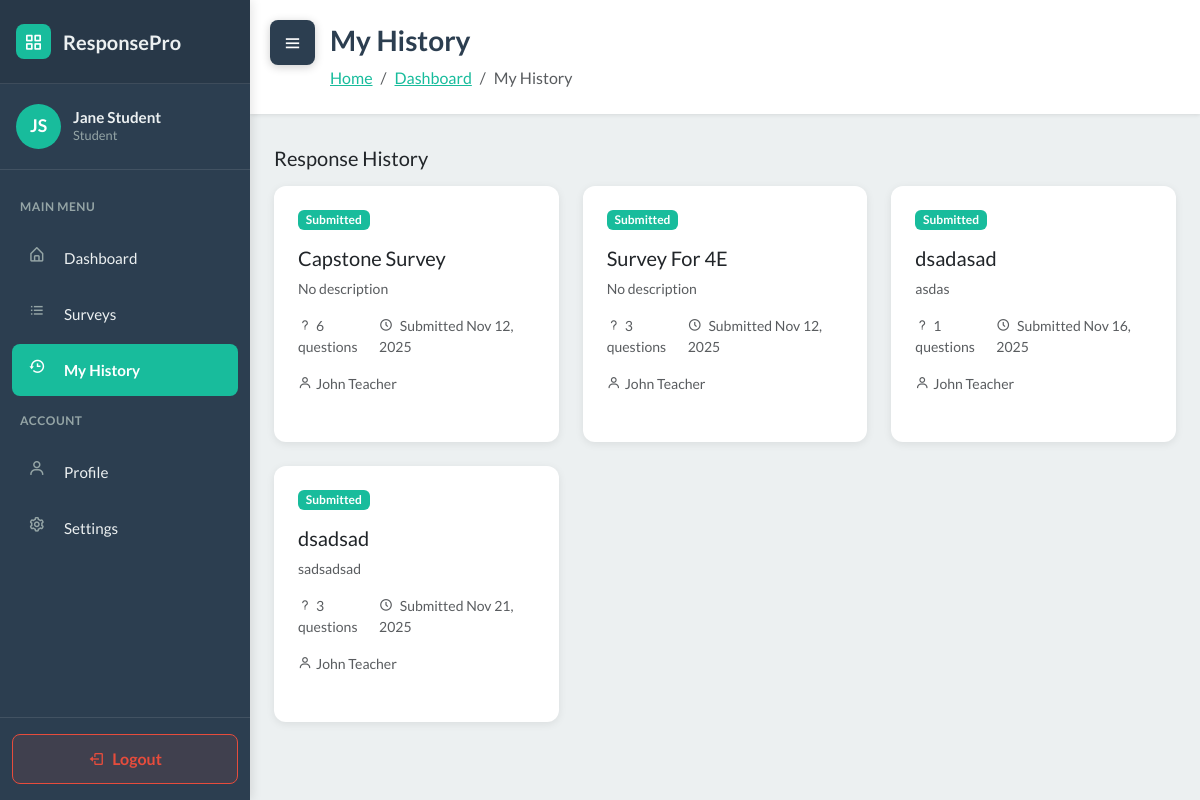
/student/surveys/history/ (signed in), run on the app's committed database.
### WebSurvey/models.py (models this page shows, shortened)
class User(AbstractUser):
    ROLE_CHOICES = [
        ('student', 'Student'),
        ('teacher', 'Teacher'),
    ]
    role = models.CharField('role', max_length=20, choices=ROLE_CHOICES, default='student')
    section = models.ForeignKey(Section, null=True, blank=True, on_delete=models.SET_NULL, related_name='students')

class StudentResponse(models.Model):
    survey = models.ForeignKey(Survey, on_delete=models.CASCADE, related_name='responses')
    student = models.ForeignKey(User, on_delete=models.CASCADE, related_name='survey_responses')
    started_at = models.DateTimeField(auto_now_add=True)
    submitted_at = models.DateTimeField(null=True, blank=True)
    score = models.FloatField(null=True, blank=True)
    is_submitted = models.BooleanField(default=False)
    class Meta:
        unique_together = ['survey', 'student']

class Survey(models.Model):
    STATUS_CHOICES = [
        ('draft', 'Draft'),
        ('published', 'Published'),
        ('closed', 'Closed'),
    ]
    title = models.CharField(max_length=255)
    description = models.TextField(blank=True)
    teacher = models.ForeignKey(User, on_delete=models.CASCADE, related_name='surveys')
    sections = models.ManyToManyField(Section, blank=True, related_name='surveys')
    status = models.CharField(max_length=20, choices=STATUS_CHOICES, default='draft')
    total_points = models.IntegerField(default=0)
    time_limit = models.IntegerField(null=True, blank=True, help_text="Time limit in minutes")
    due_date = models.DateTimeField(null=True, blank=True)
    created_at = models.DateTimeField(auto_now_add=True)
    updated_at = models.DateTimeField(auto_now=True)
    class Meta:
        ordering = ['-created_at']

### WebSurvey/views.py (the view)
# urls.py: path('student/surveys/history/', views.student_history, name='student_history'),
@login_required
def student_history(request):
    if request.user.role != 'student':
        messages.error(request, 'Only students can access this page.')
        return redirect('dashboard')
    context = {'user': request.user}
    context.update(_get_student_survey_data(request.user))
    return render(request, 'student_history.html', context)

### WebSurvey/services.py (called while the page is built)
def auto_close_due_surveys():
    now = timezone.now()
    overdue_ids = []
    for survey in Survey.objects.filter(status='published', due_date__isnull=False):
        due = survey.due_date
        if due is None:
            continue
        if timezone.is_naive(due):
            due = timezone.make_aware(due, timezone.get_current_timezone())
        if due <= now:
            overdue_ids.append(survey.id)
    if overdue_ids:
        Survey.objects.filter(id__in=overdue_ids).update(status='closed')
    return now

### WebSurvey/templates/student_history.html (shortened to what this page needs)
<!DOCTYPE html>
{% load static %}
<html data-bs-theme="light" lang="en">
<head>
    <link rel="stylesheet" href="https://cdn.jsdelivr.net/npm/bootswatch@5.3.6/dist/flatly/bootstrap.min.css">
    <link rel="stylesheet" href="https://cdn.jsdelivr.net/npm/boxicons@latest/css/boxicons.min.css">
    <link rel="stylesheet" href="https://cdnjs.cloudflare.com/ajax/libs/font-awesome/4.7.0/css/font-awesome.min.css">
    <link rel="stylesheet" href="{% static 'css/dashboard-sidebar.css' %}">
    <link rel="stylesheet" href="{% static 'css/bss-overrides.css' %}">
</head>
<body>
    <button class="sidebar-toggle shifted" id="sidebarToggle">
        <i class="bx bx-menu"></i>
    </button>
    <aside class="dashboard-sidebar" id="sidebar">
        <div class="sidebar-header">
            <a href="{% url 'dashboard' %}" class="sidebar-brand">
                <div class="brand-icon">
                    <i class="bx bx-grid-alt" style="color: white;"></i>
                </div>
                <span>ResponsePro</span>
            </a>
        </div>
        <div class="sidebar-user">
            <div class="user-avatar">
                {{ user.first_name.0|upper }}{{ user.last_name.0|upper }}
            </div>
            <div class="user-info">
                <h6>{{ user.first_name }} {{ user.last_name }}</h6>
                <p>{{ user.get_role_display }}</p>
            </div>
        </div>
        <nav class="sidebar-nav">
            <div class="nav-section-title">Main Menu</div>
            <div class="sidebar-nav-item">
                <a href="{% url 'dashboard' %}" class="sidebar-nav-link">
                    <i class="bx bx-home-alt"></i>
                    <span>Dashboard</span>
                </a>
            </div>
            <div class="sidebar-nav-item">
                <a href="{% url 'student_available_surveys' %}" class="sidebar-nav-link">
                    <i class="bx bx-list-ul"></i>
                    <span>Surveys</span>
                </a>
            </div>
            <div class="sidebar-nav-item">
                <a href="{% url 'student_history' %}" class="sidebar-nav-link active">
                    <i class="bx bx-history"></i>
                    <span>My History</span>
                </a>
            </div>
            <div class="nav-section-title">Account</div>
            <div class="sidebar-nav-item">
                <a href="#" class="sidebar-nav-link">
                    <i class="bx bx-user"></i>
                    <span>Profile</span>
                </a>
            </div>
            <div class="sidebar-nav-item">
                <a href="#" class="sidebar-nav-link">
                    <i class="bx bx-cog"></i>
                    <span>Settings</span>
                </a>
            </div>
        </nav>
        <div class="sidebar-logout">
            <a href="{% url 'logout' %}" class="logout-btn">
                <i class="bx bx-log-out"></i>
                <span>Logout</span>
            </a>
        </div>
    </aside>
    <main class="dashboard-content" id="mainContent">
        <div class="content-header">
            <h1>My History</h1>
            <nav aria-label="breadcrumb">
                <ol class="breadcrumb">
                    <li class="breadcrumb-item"><a href="{% url 'landing' %}">Home</a></li>
                    <li class="breadcrumb-item"><a href="{% url 'dashboard' %}">Dashboard</a></li>
                    <li class="breadcrumb-item active" aria-current="page">My History</li>
                </ol>
            </nav>
        </div>
        <div class="container-fluid px-4 pb-5">
            {% if not student_section %}
            <div class="row">
                <div class="col-12">
                    <div class="dashboard-card text-center py-5">
                        <i class="bx bx-user-x" style="font-size: 4rem; opacity: 0.3;"></i>
                        <h5 class="mt-3 mb-2">No Section Assigned</h5>
                        <p class="text-muted mb-0">Please contact your teacher so you can be added to a section and view your history.</p>
                    </div>
                </div>
            </div>
            {% else %}
            <div class="row">
                <div class="col-12">
                    <h5 class="mb-3">Response History</h5>
                </div>
            </div>
            <div class="row">
                {% for response in completed_responses %}
                <div class="col-md-6 col-lg-4 mb-4">
                    <a href="{% url 'student_view_response' response.id %}" style="text-decoration: none; color: inherit;">
                        <div class="dashboard-card h-100" style="cursor: pointer;">
                            <div class="d-flex justify-content-between align-items-start mb-3">
                                <span class="badge bg-success">Submitted</span>
                            </div>
                            <h5 class="mb-2">{{ response.survey.title }}</h5>
                            <p class="text-muted small mb-3">
                                {{ response.survey.description|truncatewords:15|default:"No description" }}
                            </p>
                            <div class="d-flex justify-content-between text-muted small mb-3">
                                <span><i class="bx bx-question-mark me-1"></i>{{ response.survey.questions.all|length }} questions</span>
                                <span>
                                    <i class="bx bx-time-five me-1"></i>
                                    Submitted {{ response.submitted_at|date:"M d, Y" }}
                                </span>
                            </div>
                            <div class="text-muted small">
                                <i class="bx bx-user me-1"></i>{{ response.survey.teacher.get_full_name|default:response.survey.teacher.username }}
                            </div>
                        </div>
                    </a>
                </div>
                {% endfor %}
            </div>
            {% endif %}
        </div>
    </main>
</body>
</html>

### WebSurvey/static/css/dashboard-sidebar.css (style rules this page uses)
:root { --sidebar-width: 250px; --sidebar-bg: #2C3E50; --sidebar-hover: #34495E; --sidebar-active: #18BC9C; --sidebar-text: #ecf0f1; --sidebar-icon: #95a5a6; --transition-speed: 0.3s; }
body { font-family: 'Lato', sans-serif; }
.dashboard-sidebar { position: fixed; left: 0; top: 0; width: var(--sidebar-width); height: 100vh; background: var(--sidebar-bg); box-shadow: 2px 0 10px rgba(0, 0, 0, 0.1); transition: transform var(--transition-speed) ease; z-index: 1000; overflow-y: auto; overflow-x: hidden; }
.sidebar-header { padding: 1.5rem 1rem; background: rgba(0, 0, 0, 0.1); border-bottom: 1px solid rgba(255, 255, 255, 0.1); }
.sidebar-brand { display: flex; align-items: center; color: var(--sidebar-text); text-decoration: none; font-size: 1.25rem; font-weight: 700; }
.sidebar-brand .brand-icon { width: 35px; height: 35px; border-radius: 8px; background: var(--sidebar-active); display: flex; align-items: center; justify-content: center; margin-right: 0.75rem; }
.sidebar-user { padding: 1.25rem 1rem; border-bottom: 1px solid rgba(255, 255, 255, 0.1); display: flex; align-items: center; }
.user-avatar { width: 45px; height: 45px; border-radius: 50%; background: var(--sidebar-active); display: flex; align-items: center; justify-content: center; color: white; font-weight: 700; margin-right: 0.75rem; font-size: 1.1rem; }
.user-info h6 { margin: 0; color: var(--sidebar-text); font-size: 0.95rem; font-weight: 700; }
.user-info p { margin: 0; color: var(--sidebar-icon); font-size: 0.8rem; text-transform: capitalize; }
.sidebar-nav { padding: 1rem 0; }
.nav-section-title { padding: 0.75rem 1.25rem; color: var(--sidebar-icon); font-size: 0.75rem; text-transform: uppercase; font-weight: 700; letter-spacing: 0.5px; }
.sidebar-nav-item { margin: 0.25rem 0.75rem; border-radius: 8px; overflow: hidden; }
.sidebar-nav-link { display: flex; align-items: center; padding: 0.875rem 1rem; color: var(--sidebar-text); text-decoration: none; transition: all 0.2s ease; font-size: 0.95rem; }
.sidebar-nav-link.active { background: var(--sidebar-active); color: white; font-weight: 600; }
.sidebar-nav-link i { width: 24px; height: 24px; margin-right: 0.75rem; color: var(--sidebar-icon); transition: color 0.2s ease; font-size: 1.1rem; }
.sidebar-nav-link:hover i, .sidebar-nav-link.active i { color: white; }
.sidebar-logout { position: absolute; bottom: 0; left: 0; right: 0; padding: 1rem 0.75rem; border-top: 1px solid rgba(255, 255, 255, 0.1); }
.logout-btn { width: 100%; padding: 0.75rem; background: rgba(231, 76, 60, 0.1); color: #e74c3c; border: 1px solid #e74c3c; border-radius: 8px; text-decoration: none; display: flex; align-items: center; justify-content: center; transition: all 0.2s ease; font-weight: 600; }
.logout-btn i { margin-right: 0.5rem; }
.dashboard-content { margin-left: var(--sidebar-width); transition: margin-left var(--transition-speed) ease; min-height: 100vh; background: #ecf0f1; }
.sidebar-toggle { position: fixed; top: 20px; left: 20px; z-index: 1001; background: var(--sidebar-bg); color: white; border: none; width: 45px; height: 45px; border-radius: 8px; cursor: pointer; display: flex; align-items: center; justify-content: center; box-shadow: 0 2px 10px rgba(0, 0, 0, 0.2); transition: all var(--transition-speed) ease; }
.sidebar-toggle.shifted { left: calc(var(--sidebar-width) + 20px); }
.sidebar-toggle i { font-size: 1.25rem; }
.content-header { background: white; padding: 1.5rem 2rem 1.5rem 5rem; box-shadow: 0 1px 4px rgba(0, 0, 0, 0.1); margin-bottom: 2rem; }
.content-header h1 { margin: 0; font-size: 1.75rem; font-weight: 700; color: #2C3E50; }
.content-header .breadcrumb { margin: 0.5rem 0 0 0; background: transparent; padding: 0; }
.dashboard-card { background: white; border-radius: 12px; padding: 1.5rem; box-shadow: 0 2px 8px rgba(0, 0, 0, 0.08); transition: box-shadow 0.2s ease; margin-bottom: 1.5rem; }

### WebSurvey/static/css/bss-overrides.css (style rules this page uses)
.me-1 { margin-right: .25rem!important; }
.mb-2 { margin-bottom: .5rem!important; }
.mb-3 { margin-bottom: 1rem!important; }
.mb-4 { margin-bottom: 1.5rem!important; }

### data on the page
User: first_name.0 "J", last_name.0 "S", first_name "Jane", last_name "Student", role "Student"
StudentResponse: survey "Capstone Survey", survey.description "No description", survey.questions.all|length "6", submitted_at "Nov 12, 2025", survey.teacher.get_full_name "John Teacher"
StudentResponse: survey "Survey For 4E", survey.description "No description", survey.questions.all|length "3", submitted_at "Nov 12, 2025", survey.teacher.get_full_name "John Teacher"
StudentResponse: survey "dsadasad", survey.description "asdas", survey.questions.all|length "1", submitted_at "Nov 16, 2025", survey.teacher.get_full_name "John Teacher"
StudentResponse: survey "dsadsad", survey.description "sadsadsad", survey.questions.all|length "3", submitted_at "Nov 21, 2025", survey.teacher.get_full_name "John Teacher"
